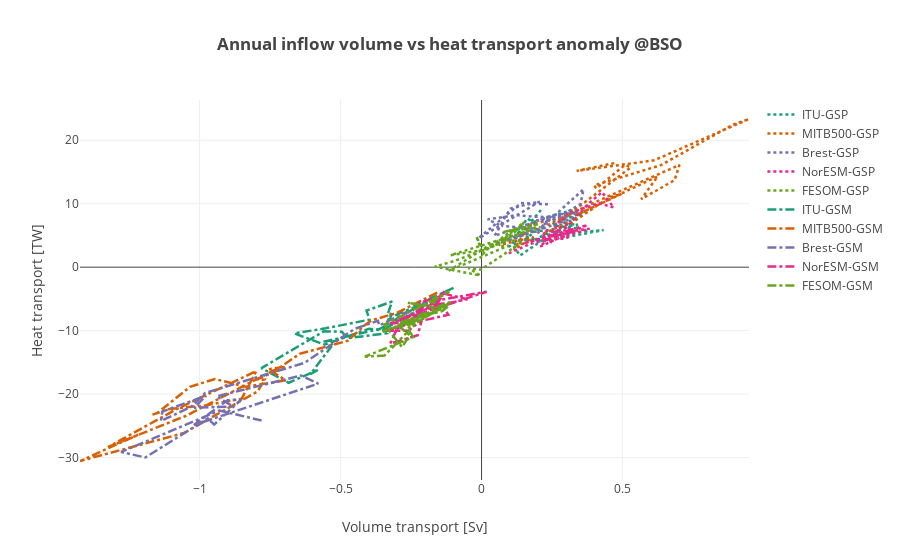
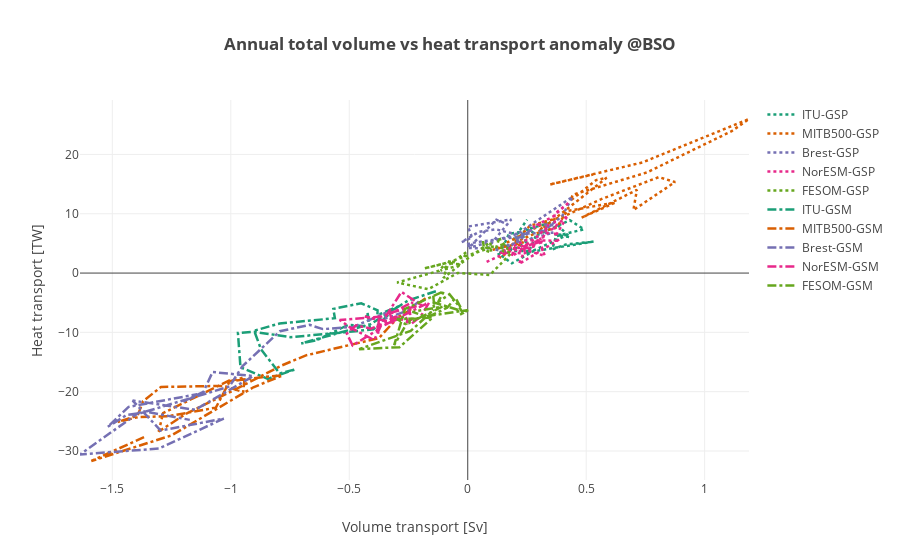

Notebook source saved alongside these figures, in order:
### Code cell
""" Plot annual volume vs heat anomaly"""
modelnames = ['ITU' , 'MITB500', 'Brest', 'NorESM', 'FESOM']
#colors = ['blue', 'darkorange', 'red', 'green', 'cyan']
colors = cl.scales['5']['qual']['Dark2']; 

def plot_bso_inflow_vol_heat(models):
    
    datap = []
    datan = []
    layout = go.Layout(
    title='<b>Annual inflow volume vs heat transport anomaly @BSO</b>',
        yaxis=dict(
            title='Heat transport [TW]',
            #range=[-14, 14]
        ),
        xaxis=dict(
            title='Volume transport [Sv]'
        )
    )  
    # names of the control, gsp and gsn variables [total]
    ctln = ['ctlbarents_volumeinflow', 'barvt_c[1]', 'BSOrefvolume_in', 'inflow_vt_NorESM_BSO_ctrl', 'ctlvoltransp_BSO_in']
    gspn = ['gspbarents_volumeinflow', 'barvt_gsp[1]', 'BSOgspvolume_in', 'inflow_vt_NorESM_BSO_gsp', 'gspvoltransp_BSO_in']
    gsnn = ['gsnbarents_volumeinflow', 'barvt_gsm[1]', 'BSOgsnvolume_in', 'inflow_vt_NorESM_BSO_gsn', 'gsnvoltransp_BSO_in']

    ctlhn = ['ctlbarents_heatinflow', 'barht_c[1]', 'BSOrefheat_in', 'inflow_ht_NorESM_BSO_ctrl', 'ctlheattransp_BSO_in']
    gsphn = ['gspbarents_heatinflow', 'barht_gsp[1]', 'BSOgspheat_in', 'inflow_ht_NorESM_BSO_gsp', 'gspheattransp_BSO_in']
    gsnhn = ['gsnbarents_heatinflow', 'barht_gsm[1]', 'BSOgsnheat_in', 'inflow_ht_NorESM_BSO_gsn', 'gsnheattransp_BSO_in']

    coeffs = [1, 1e-6, 1, 1, 1]
    for ind,mdl in enumerate(models):
        dnm = 'ds'+np.str(ind)+'.'+ctln[ind]+'.groupby(\'time.year\').mean().year'
        time = np.copy(eval(dnm))
        dnm = 'ds'+np.str(ind)+'.'+ctln[ind]+'.groupby(\'time.year\').mean()'
        dnm2 = 'ds'+np.str(ind)+'.'+gspn[ind]+'.groupby(\'time.year\').mean()'
        dnm3 = 'ds'+np.str(ind)+'.'+gsnn[ind]+'.groupby(\'time.year\').mean()'
        val1 = (np.copy(eval(dnm2)-eval(dnm))*coeffs[ind]) #/(np.copy(eval(dnm))*coeffs[ind])
        val2 = (np.copy(eval(dnm3)-eval(dnm))*coeffs[ind]) #/(np.copy(eval(dnm))*coeffs[ind])
        dnm = 'ds'+np.str(ind)+'.'+ctlhn[ind]+'.groupby(\'time.year\').mean()'
        dnm2 = 'ds'+np.str(ind)+'.'+gsphn[ind]+'.groupby(\'time.year\').mean()'
        dnm3 = 'ds'+np.str(ind)+'.'+gsnhn[ind]+'.groupby(\'time.year\').mean()'
        val3 = np.copy(eval(dnm2)-eval(dnm))
        val4 = np.copy(eval(dnm3)-eval(dnm))
        trace1 = go.Scatter(            
            x = val1,
            y = val3,
            mode = 'lines',
            name = mdl+'-GSP',
            line = dict(
                width = 2.5,
                color = colors[ind],
                dash = 'dot',
                shape = 'smooth'
            )
        )
        datap.append(trace1)
        trace2 = go.Scatter(            
            x = val2,
            y = val4,
            mode = 'lines',
            name = mdl+'-GSM',
            line = dict(
                width = 2.5,
                color = colors[ind],
                dash = 'dashdot',
                shape = 'smooth'
            )
        )
        datan.append(trace2)


   
    data = datap + datan
    
    fig = go.Figure(data=data, layout=layout)
    py.offline.iplot(fig)
    

def plot_bso_total_vol_heat(models):
    
    datap = []
    datan = []
    layout = go.Layout(
    title='<b>Annual total volume vs heat transport anomaly @BSO</b>',
        yaxis=dict(
            title='Heat transport [TW]',
            #range=[-14, 14]
        ),
        xaxis=dict(
            title='Volume transport [Sv]'
        )
    )  
    # names of the control, gsp and gsn variables [total]
    ctln = ['ctlbarents_volumetotal', 'barvt_c[0]', 'BSOrefvolume', 'vt_NorESM_BSO_ctrl', 'ctlvoltransp_BSO']
    gspn = ['gspbarents_volumetotal', 'barvt_gsp[0]', 'BSOgspvolume', 'vt_NorESM_BSO_gsp', 'gspvoltransp_BSO']
    gsnn = ['gsnbarents_volumetotal', 'barvt_gsm[0]', 'BSOgsnvolume', 'vt_NorESM_BSO_gsn', 'gsnvoltransp_BSO']
    
    ctlhn = ['ctlbarents_heattotal', 'barht_c[0]', 'BSOrefheat', 'ht_NorESM_BSO_ctrl', 'ctlheattransp_BSO']
    gsphn = ['gspbarents_heattotal', 'barht_gsp[0]', 'BSOgspheat', 'ht_NorESM_BSO_gsp', 'gspheattransp_BSO']
    gsnhn = ['gsnbarents_heattotal', 'barht_gsm[0]', 'BSOgsnheat', 'ht_NorESM_BSO_gsn', 'gsnheattransp_BSO']

    coeffs = [1, 1e-6, 1, 1, 1]
    for ind,mdl in enumerate(models):
        dnm = 'ds'+np.str(ind)+'.'+ctln[ind]+'.groupby(\'time.year\').mean().year'
        time = np.copy(eval(dnm))
        dnm = 'ds'+np.str(ind)+'.'+ctln[ind]+'.groupby(\'time.year\').mean()'
        dnm2 = 'ds'+np.str(ind)+'.'+gspn[ind]+'.groupby(\'time.year\').mean()'
        dnm3 = 'ds'+np.str(ind)+'.'+gsnn[ind]+'.groupby(\'time.year\').mean()'
        val1 = (np.copy(eval(dnm2)-eval(dnm))*coeffs[ind]) #/(np.copy(eval(dnm))*coeffs[ind])
        val2 = (np.copy(eval(dnm3)-eval(dnm))*coeffs[ind]) #/(np.copy(eval(dnm))*coeffs[ind])
        dnm = 'ds'+np.str(ind)+'.'+ctlhn[ind]+'.groupby(\'time.year\').mean()'
        dnm2 = 'ds'+np.str(ind)+'.'+gsphn[ind]+'.groupby(\'time.year\').mean()'
        dnm3 = 'ds'+np.str(ind)+'.'+gsnhn[ind]+'.groupby(\'time.year\').mean()'
        val3 = np.copy(eval(dnm2)-eval(dnm))
        val4 = np.copy(eval(dnm3)-eval(dnm))
        trace1 = go.Scatter(            
            x = val1,
            y = val3,
            mode = 'lines',
            name = mdl+'-GSP',
            line = dict(
                width = 2.5,
                color = colors[ind],
                dash = 'dot',
                shape = 'smooth'
            )
        )
        datap.append(trace1)
        trace2 = go.Scatter(            
            x = val2,
            y = val4,
            mode = 'lines',
            name = mdl+'-GSM',
            line = dict(
                width = 2.5,
                color = colors[ind],
                dash = 'dashdot',
                shape = 'smooth'
            )
        )
        datan.append(trace2)


   
    data = datap + datan
    
    fig = go.Figure(data=data, layout=layout)
    py.offline.iplot(fig)    


plot_bso_inflow_vol_heat(modelnames)
plot_bso_total_vol_heat(modelnames)


#models = widgets.SelectMultiple(options=list(modelnames), value=modelnames, description='Models')    
#widgets.interactive(update_plot,models=models)

### Figure 1 — Plotly figure (JSON) as saved in the notebook; plotly's stock layout.template omitted (floating-point values rounded to 4 significant figures)
{"data": [{"line": {"color": "rgb(27,158,119)", "dash": "dot", "shape": "smooth", "width": 2.5}, "mode": "lines", "name": "ITU-GSP", "type": "scatter", "x": [0.09437, 0.163, 0.1855, 0.2611, 0.176, 0.3302, 0.2541, 0.3412, 0.3268, 0.2284, 0.2558, 0.3709, 0.3234, 0.2944, 0.2676, 0.3149, 0.4328, 0.2157, 0.1267, 0.1372, 0.1294, 0.2161, 0.1363, 0.1086, 0.1608, 0.1804, 0.1972, 0.1506, 0.2176], "y": [3.195, 4.591, 5.559, 6.016, 4.004, 6.76, 6.563, 6.098, 9.014, 7.851, 6.859, 8.874, 7.377, 7.093, 5.36, 5.4, 5.849, 4.033, 5.327, 5.602, 4.298, 4.263, 1.837, 3.651, 7.667, 7.219, 7.183, 5.95, 9.362]}, {"line": {"color": "rgb(217,95,2)", "dash": "dot", "shape": "smooth", "width": 2.5}, "mode": "lines", "name": "MITB500-GSP", "type": "scatter", "x": [0.2183, 0.3154, 0.3191, 0.4542, 0.4967, 0.3333, 0.6247, 0.566, 0.6845, 0.702, 0.4074, 0.2877, 0.1697, 0.1148, 0.1845, 0.06069, 0.2239, 0.3213, 0.2704, 0.5291, 0.5086, 0.4072, 0.3991, 0.6362, 0.8892, 0.9484, 0.6115, 0.3373, 0.4753], "y": [5.285, 7.155, 6.954, 11.02, 11.54, 8.175, 14.31, 10.71, 13.71, 16.11, 10.33, 7.866, 6.662, 2.715, 4.754, 3.47, 6.423, 8.507, 6.996, 15.72, 16.11, 12.41, 12.88, 16.07, 22.41, 23.34, 16.83, 15.17, 16.44]}, {"line": {"color": "rgb(117,112,179)", "dash": "dot", "shape": "smooth", "width": 2.5}, "mode": "lines", "name": "Brest-GSP", "type": "scatter", "x": [0.1981, 0.2422, 0.2122, 0.251, 0.3431, 0.2969, 0.1939, 0.2536, 0.3507, 0.3616, 0.263, 0.04575, 0.07001, 0.07518, 0.1971, 0.04766, 0.07042, 0.3328, 0.1827, 0.1256, 0.02196, 0.06804, 0.07584, 0.1025, 0.2057, 0.0007968, -0.01808, 0.1396, 0.245], "y": [5.317, 7.524, 6.325, 8.203, 8.637, 8.35, 7.376, 7.377, 9.939, 12.26, 8.312, 4.926, 6.694, 6.481, 6.035, 3.749, 3.85, 7.821, 7.946, 8.2, 7.542, 6.536, 7.327, 9.232, 10.34, 4.693, 4.302, 10.09, 9.884]}, {"line": {"color": "rgb(231,41,138)", "dash": "dot", "shape": "smooth", "width": 2.5}, "mode": "lines", "name": "NorESM-GSP", "type": "scatter", "x": [0.09643, 0.1691, 0.3293, 0.2464, 0.2451, 0.2255, 0.2936, 0.308, 0.2414, 0.2866, 0.3108, 0.3177, 0.1395, 0.3751, 0.2068, 0.2751, 0.2351, 0.3833, 0.3316, 0.2326, 0.2182, 0.2295, 0.2848, 0.3007, 0.3781, 0.4273, 0.4686, 0.4167, 0.3009], "y": [2.178, 3.596, 5.628, 4.818, 3.997, 4.459, 4.489, 4.729, 5.092, 7.742, 5.932, 5.759, 3.627, 6.634, 3.23, 6.027, 4.006, 6.068, 5.763, 5.752, 5.356, 4.315, 6.445, 6.264, 9.974, 11.81, 9.414, 10.07, 8.373]}, {"line": {"color": "rgb(102,166,30)", "dash": "dot", "shape": "smooth", "width": 2.5}, "mode": "lines", "name": "FESOM-GSP", "type": "scatter", "x": [0.1662, 0.06704, 0.09043, 0.1504, 0.137, 0.07776, 0.146, -0.002371, -0.04656, -0.004746, -0.1653, -0.09361, 0.09651, 0.0174, -0.1102, 0.2065, 0.1331, 0.2091, 0.07611, 0.2025, 0.1062, 0.006917, 0.0001207, -0.01814, 0.004, 0.05162, -0.1161, 0.09575, 0.06338], "y": [5.828, 4.14, 4.902, 7.09, 6.145, 4.348, 4.027, -0.3984, -0.1205, -1.313, 0.09319, 1.012, 4.31, 2.792, 1.876, 6.316, 5.348, 6.315, 5.55, 6.779, 5.709, 2.486, 3.017, 4.866, 2.065, 4.135, -0.5712, 3.395, 3.305]}, {"line": {"color": "rgb(27,158,119)", "dash": "dashdot", "shape": "smooth", "width": 2.5}, "mode": "lines", "name": "ITU-GSM", "type": "scatter", "x": [-0.09945, -0.1865, -0.2099, -0.3356, -0.3342, -0.4766, -0.4954, -0.5587, -0.7809, -0.684, -0.5779, -0.6071, -0.5343, -0.6638, -0.5534, -0.3973, -0.408, -0.3173, -0.3326, -0.3164, -0.2128, -0.3177, -0.3611, -0.5605, -0.5554, -0.3986, -0.347, -0.3204, -0.3237], "y": [-3.28, -5.024, -6.405, -9.533, -10.39, -11.21, -10.18, -10.09, -15.91, -18.21, -16.14, -16.87, -12.58, -10.44, -9.635, -8.269, -6.835, -5.418, -7.357, -7.761, -5.837, -8.596, -9.745, -11.77, -12.19, -9.694, -9.992, -7.211, -8.21]}, {"line": {"color": "rgb(217,95,2)", "dash": "dashdot", "shape": "smooth", "width": 2.5}, "mode": "lines", "name": "MITB500-GSM", "type": "scatter", "x": [-0.1574, -0.302, -0.3875, -0.4087, -0.4748, -0.6456, -0.7104, -0.9125, -1.05, -1.325, -1.079, -0.7985, -0.8508, -0.9815, -1.106, -1.167, -1.154, -1.034, -0.9456, -0.8368, -0.6941, -0.756, -0.6943, -0.7976, -0.7692, -0.7942, -1.056, -1.424, -1.218], "y": [-4.017, -7.235, -8.34, -8.95, -11.6, -13.66, -15.65, -20.26, -23.45, -28.33, -22.3, -16.36, -20.73, -21.8, -22.33, -23.23, -23.12, -18.86, -17.62, -18.85, -17.82, -16.08, -15.68, -17.7, -17.75, -19.57, -26.14, -30.54, -26.4]}, {"line": {"color": "rgb(117,112,179)", "dash": "dashdot", "shape": "smooth", "width": 2.5}, "mode": "lines", "name": "Brest-GSM", "type": "scatter", "x": [-0.1981, -0.221, -0.278, -0.2632, -0.3486, -0.3622, -0.3674, -0.4502, -0.6279, -0.9802, -1.027, -1.03, -1.137, -1.132, -0.9768, -1.019, -0.8819, -0.9387, -0.6403, -0.5793, -1.02, -0.9009, -0.8519, -0.9482, -0.9714, -1.193, -1.278, -0.9297, -0.7777], "y": [-5.025, -6.685, -8.175, -7.024, -8.86, -9.185, -8.458, -9.722, -15.07, -19.82, -21.91, -22.0, -24.25, -22.75, -20.24, -22.16, -21.95, -20.35, -17.08, -18.35, -24.87, -20.96, -20.84, -24.8, -23.84, -29.99, -29.12, -22.6, -24.18]}, {"line": {"color": "rgb(231,41,138)", "dash": "dashdot", "shape": "smooth", "width": 2.5}, "mode": "lines", "name": "NorESM-GSM", "type": "scatter", "x": [-0.1355, -0.04978, -0.1249, -0.1979, -0.2417, -0.1497, -0.1905, -0.2168, -0.2685, -0.2622, -0.29, -0.1433, -0.1177, -0.1935, -0.3306, 0.01826, -0.1747, -0.228, -0.2889, -0.324, -0.2267, -0.2121, -0.2599, -0.3471, -0.2671, -0.3194, -0.2124, -0.1286, -0.1571], "y": [-4.152, -5.065, -5.722, -5.779, -5.909, -4.647, -7.259, -7.327, -7.902, -8.589, -8.209, -5.749, -7.497, -8.265, -8.949, -3.875, -5.366, -6.95, -8.651, -12.03, -10.72, -8.385, -10.01, -10.03, -9.048, -10.03, -7.28, -3.68, -5.796]}, {"line": {"color": "rgb(102,166,30)", "dash": "dashdot", "shape": "smooth", "width": 2.5}, "mode": "lines", "name": "FESOM-GSM", "type": "scatter", "x": [-0.1618, -0.1729, -0.1064, -0.2291, -0.1301, -0.1628, -0.2604, -0.2996, -0.2545, -0.2821, -0.345, -0.114, -0.2034, -0.2613, -0.1684, -0.2016, -0.2125, -0.1895, -0.2931, -0.1394, -0.1165, -0.3541, -0.3381, -0.2315, -0.344, -0.4139, -0.2422, -0.2616, -0.2093], "y": [-4.414, -6.563, -5.435, -8.727, -5.87, -7.091, -8.932, -9.073, -10.72, -12.59, -9.063, -3.85, -6.139, -5.614, -6.306, -7.831, -8.277, -7.017, -8.82, -6.912, -6.089, -10.24, -9.809, -8.803, -13.9, -14.11, -11.03, -9.678, -7.255]}], "layout": {"title": "<b>Annual inflow volume vs heat transport anomaly @BSO</b>", "xaxis": {"title": "Volume transport [Sv]"}, "yaxis": {"title": "Heat transport [TW]"}}}

### Figure 2 — Plotly figure (JSON) as saved in the notebook; plotly's stock layout.template omitted (floating-point values rounded to 4 significant figures)
{"data": [{"line": {"color": "rgb(27,158,119)", "dash": "dot", "shape": "smooth", "width": 2.5}, "mode": "lines", "name": "ITU-GSP", "type": "scatter", "x": [0.1257, 0.2167, 0.2419, 0.2861, 0.2555, 0.4172, 0.3676, 0.4309, 0.3653, 0.2478, 0.2971, 0.4306, 0.4905, 0.3723, 0.357, 0.4136, 0.5313, 0.25, 0.1456, 0.1792, 0.1868, 0.2776, 0.1863, 0.1346, 0.1741, 0.236, 0.242, 0.1917, 0.2505], "y": [3.104, 4.399, 5.168, 6.181, 3.398, 6.376, 6.538, 6.037, 8.665, 7.348, 6.46, 8.92, 7.389, 6.219, 3.998, 4.814, 5.306, 3.498, 4.766, 4.36, 3.731, 3.695, 1.652, 3.171, 6.635, 7.008, 6.214, 5.569, 9.012]}, {"line": {"color": "rgb(217,95,2)", "dash": "dot", "shape": "smooth", "width": 2.5}, "mode": "lines", "name": "MITB500-GSP", "type": "scatter", "x": [0.1976, 0.275, 0.376, 0.4185, 0.6223, 0.4808, 0.714, 0.6992, 0.875, 0.8066, 0.5684, 0.4032, 0.2627, 0.1342, 0.2359, 0.1057, 0.1881, 0.3373, 0.2987, 0.5864, 0.5422, 0.4347, 0.4429, 0.7555, 1.114, 1.187, 0.7367, 0.3454, 0.5284], "y": [5.123, 6.524, 7.709, 10.47, 11.87, 9.346, 14.04, 10.62, 15.35, 16.19, 12.54, 9.523, 7.988, 2.569, 5.206, 3.925, 5.6, 8.694, 6.997, 16.08, 15.68, 12.26, 13.2, 16.95, 23.93, 25.98, 18.65, 14.92, 16.62]}, {"line": {"color": "rgb(117,112,179)", "dash": "dot", "shape": "smooth", "width": 2.5}, "mode": "lines", "name": "Brest-GSP", "type": "scatter", "x": [0.205, 0.2712, 0.2022, 0.3039, 0.3665, 0.3409, 0.3069, 0.314, 0.3997, 0.4423, 0.209, 0.01387, -0.007442, 0.0296, 0.2418, 0.1473, 0.1103, 0.3611, 0.1967, 0.118, 0.0468, -0.02615, 0.01824, 0.000973, 0.1839, 0.08226, 0.004074, 0.1208, 0.171], "y": [5.128, 7.274, 5.639, 8.241, 8.127, 7.996, 7.024, 6.849, 9.683, 12.86, 6.592, 4.343, 4.803, 5.172, 6.256, 3.678, 4.044, 6.823, 6.594, 7.388, 6.947, 5.218, 5.991, 7.847, 9.043, 4.145, 4.232, 9.009, 8.153]}, {"line": {"color": "rgb(231,41,138)", "dash": "dot", "shape": "smooth", "width": 2.5}, "mode": "lines", "name": "NorESM-GSP", "type": "scatter", "x": [0.07971, 0.1785, 0.278, 0.3097, 0.1853, 0.1989, 0.3255, 0.3026, 0.309, 0.3408, 0.3318, 0.2677, 0.2102, 0.305, 0.2352, 0.2489, 0.2163, 0.3871, 0.3804, 0.2475, 0.136, 0.24, 0.4222, 0.3695, 0.366, 0.429, 0.3592, 0.275, 0.3187], "y": [1.87, 3.706, 4.463, 5.854, 2.817, 4.469, 2.884, 5.426, 5.029, 8.239, 7.583, 5.263, 4.214, 5.21, 4.629, 4.675, 1.53, 5.685, 5.437, 5.552, 3.442, 3.334, 9.714, 6.161, 9.959, 11.96, 9.505, 7.774, 8.381]}, {"line": {"color": "rgb(102,166,30)", "dash": "dot", "shape": "smooth", "width": 2.5}, "mode": "lines", "name": "FESOM-GSP", "type": "scatter", "x": [0.1478, 0.169, 0.1207, 0.1338, 0.1394, 0.1485, 0.1847, 0.09349, -0.04255, -0.166, -0.298, -0.1205, -0.09263, -0.1839, -0.09195, 0.1096, 0.068, 0.06488, 0.06534, 0.09903, 0.09523, -0.04041, -0.1145, -0.005034, -0.03121, -0.07708, -0.103, -0.03076, -0.08508], "y": [5.084, 4.148, 4.341, 6.03, 5.274, 3.715, 3.419, -0.3224, 0.02127, -2.723, -1.588, 0.3865, 1.689, 0.7794, 1.67, 4.492, 4.178, 5.435, 3.955, 3.467, 5.206, 1.27, 0.4129, 3.556, 1.339, 2.168, -0.834, 1.45, 1.692]}, {"line": {"color": "rgb(27,158,119)", "dash": "dashdot", "shape": "smooth", "width": 2.5}, "mode": "lines", "name": "ITU-GSM", "type": "scatter", "x": [-0.1343, -0.2526, -0.3136, -0.3978, -0.486, -0.7466, -0.9014, -0.9699, -0.9591, -0.844, -0.7263, -0.7938, -0.8723, -0.9014, -0.7943, -0.5607, -0.5674, -0.4495, -0.3807, -0.3812, -0.2905, -0.4105, -0.4771, -0.7029, -0.6384, -0.5045, -0.4138, -0.423, -0.4256], "y": [-3.056, -4.639, -6.204, -9.47, -9.858, -10.8, -9.917, -10.11, -15.89, -17.84, -16.22, -16.92, -12.88, -9.716, -8.503, -7.613, -6.037, -5.088, -6.279, -7.09, -5.574, -8.623, -9.352, -11.87, -11.34, -8.725, -9.037, -6.642, -7.664]}, {"line": {"color": "rgb(217,95,2)", "dash": "dashdot", "shape": "smooth", "width": 2.5}, "mode": "lines", "name": "MITB500-GSM", "type": "scatter", "x": [-0.1778, -0.2753, -0.3162, -0.2977, -0.3748, -0.6829, -0.7841, -0.9992, -1.19, -1.304, -1.286, -1.001, -1.063, -1.264, -1.391, -1.477, -1.393, -1.37, -1.294, -1.029, -0.9477, -0.9415, -1.013, -0.8687, -0.7817, -0.9048, -1.25, -1.589, -1.36], "y": [-4.233, -7.114, -7.618, -7.594, -10.96, -13.88, -15.56, -19.99, -23.75, -26.72, -23.62, -18.0, -22.69, -24.14, -24.28, -25.11, -24.04, -21.59, -19.19, -19.03, -20.08, -17.57, -18.32, -17.55, -17.27, -19.26, -27.37, -31.69, -27.54]}, {"line": {"color": "rgb(117,112,179)", "dash": "dashdot", "shape": "smooth", "width": 2.5}, "mode": "lines", "name": "Brest-GSM", "type": "scatter", "x": [-0.2065, -0.2508, -0.3448, -0.3481, -0.4831, -0.6113, -0.6669, -0.7928, -0.9513, -1.006, -1.378, -1.438, -1.52, -1.431, -1.143, -1.168, -1.201, -1.116, -1.077, -0.9049, -1.151, -1.311, -1.414, -1.296, -1.03, -1.303, -1.636, -1.377, -1.173], "y": [-4.769, -6.289, -7.641, -6.741, -9.078, -9.449, -8.74, -9.806, -15.73, -19.13, -23.59, -23.9, -25.93, -22.56, -20.44, -21.09, -21.65, -20.05, -16.69, -17.36, -23.06, -22.18, -21.5, -26.56, -24.54, -29.59, -30.58, -23.24, -24.75]}, {"line": {"color": "rgb(231,41,138)", "dash": "dashdot", "shape": "smooth", "width": 2.5}, "mode": "lines", "name": "NorESM-GSM", "type": "scatter", "x": [-0.1636, -0.1985, -0.2366, -0.2474, -0.2328, -0.3279, -0.3176, -0.4346, -0.3757, -0.378, -0.3811, -0.3053, -0.2501, -0.2642, -0.3519, -0.1755, -0.3188, -0.3623, -0.5407, -0.4974, -0.3947, -0.3634, -0.4081, -0.4712, -0.5104, -0.4857, -0.3833, -0.2798, -0.1968], "y": [-5.027, -7.284, -8.52, -5.873, -4.891, -6.888, -8.305, -7.315, -7.9, -10.23, -8.991, -7.347, -8.336, -7.207, -8.779, -5.183, -6.599, -7.321, -7.909, -9.156, -11.3, -8.608, -9.369, -8.797, -10.21, -12.21, -9.648, -3.178, -5.383]}, {"line": {"color": "rgb(102,166,30)", "dash": "dashdot", "shape": "smooth", "width": 2.5}, "mode": "lines", "name": "FESOM-GSM", "type": "scatter", "x": [-0.1454, -0.1413, -0.149, -0.02133, -0.05134, -0.08687, -0.1796, -0.2986, -0.2602, -0.3106, -0.2645, -0.1002, -0.1252, -0.07705, -0.0424, -0.0208, -0.03659, 0.001479, -0.1792, -0.2334, -0.1073, -0.245, -0.2457, -0.1474, -0.2879, -0.4585, -0.2409, -0.1971, -0.1434], "y": [-3.788, -5.819, -4.884, -6.443, -4.197, -5.842, -7.646, -7.761, -8.672, -12.16, -6.042, -3.067, -4.898, -3.58, -5.287, -6.774, -7.083, -6.241, -7.305, -6.541, -5.673, -8.369, -7.681, -7.483, -12.5, -12.83, -9.759, -8.182, -6.191]}], "layout": {"title": "<b>Annual total volume vs heat transport anomaly @BSO</b>", "xaxis": {"title": "Volume transport [Sv]"}, "yaxis": {"title": "Heat transport [TW]"}}}
